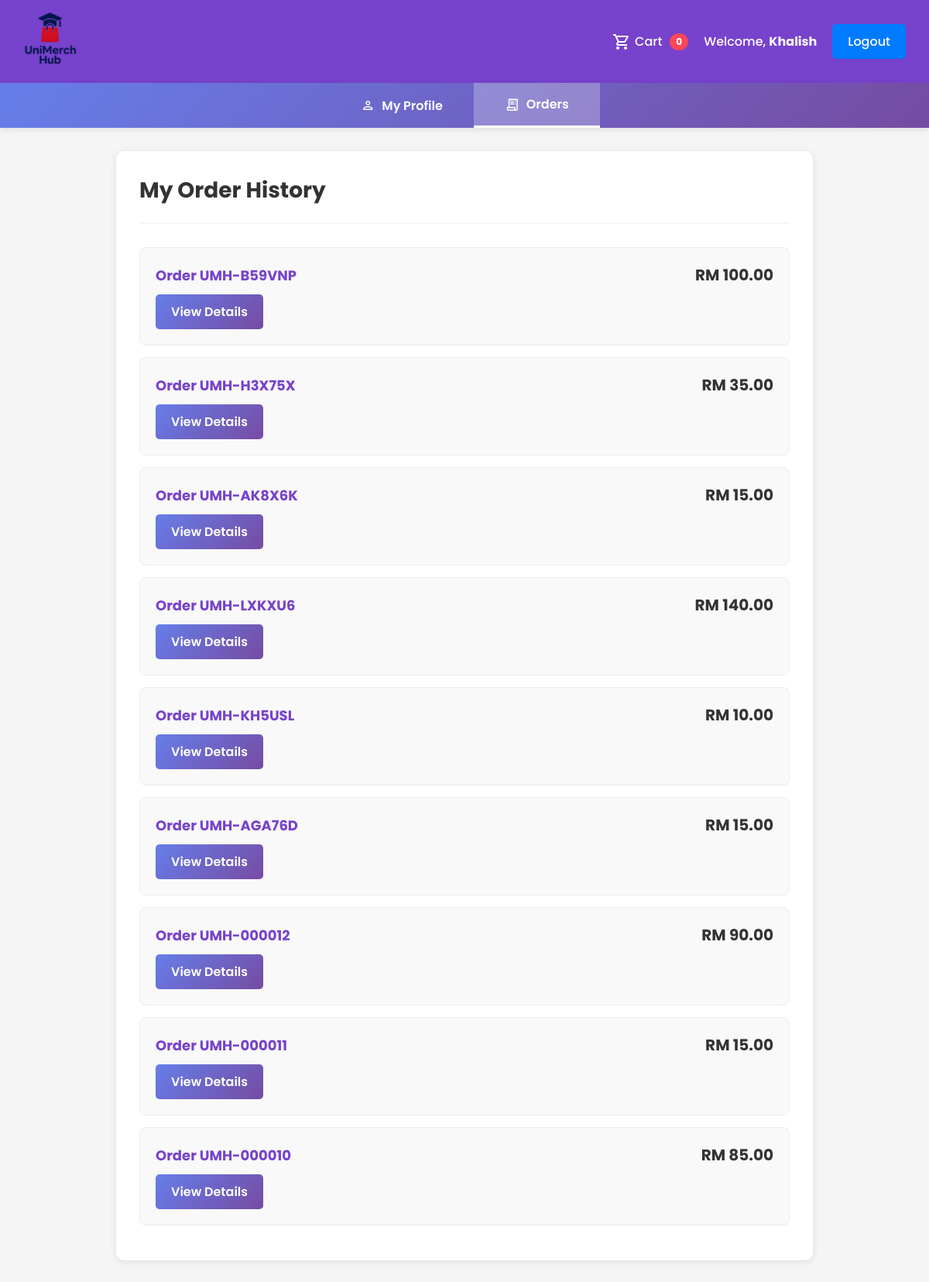
Page /orderhistory.php (signed in) on the committed database.
### tables this page shows
CREATE TABLE `orders` (
  `orderID` int(11) NOT NULL,
  `userID` int(11) NOT NULL,
  `totalAmount` decimal(10,2) NOT NULL,
  `orderDate` timestamp NOT NULL DEFAULT current_timestamp(),
  `fullName` varchar(200) NOT NULL DEFAULT '',
  `phone` varchar(50) NOT NULL DEFAULT '',
  `address` varchar(400) NOT NULL DEFAULT '',
  `paymentMethod` varchar(100) NOT NULL DEFAULT '',
  `orderNumber` varchar(20) DEFAULT NULL
);

### orderhistory.php (the view, shortened to what this page needs)
<?php
include 'includes/db.php';
$userID = $_SESSION['userID'];
$isLoggedIn = isset($_SESSION['email']) && isset($_SESSION['fullName']) && isset($_SESSION['userID']);
$userName = $isLoggedIn ? $_SESSION['fullName'] : '';
function pickFirst($row, $candidates) {
    foreach ($candidates as $c) {
        if (isset($row[$c])) return $row[$c];
    }
    return null;
}
$queries = [
    "SELECT *, COALESCE(orderNumber, CONCAT('UMH-', LPAD(orderID, 6, '0'))) as displayOrderNumber FROM orders WHERE userID = ? ORDER BY orderID DESC",
    "SELECT *, COALESCE(orderNumber, CONCAT('UMH-', LPAD(id, 6, '0'))) as displayOrderNumber FROM orders WHERE user_id = ? ORDER BY id DESC",
    "SELECT *, COALESCE(orderNumber, CONCAT('UMH-', LPAD(id, 6, '0'))) as displayOrderNumber FROM orders WHERE userid = ? ORDER BY id DESC",
    "SELECT *, COALESCE(orderNumber, CONCAT('UMH-', LPAD(orderID, 6, '0'))) as displayOrderNumber FROM orders WHERE userID = ? ORDER BY id DESC",
    "SELECT *, COALESCE(orderNumber, CONCAT('UMH-', LPAD(id, 6, '0'))) as displayOrderNumber FROM orders WHERE customer_id = ? ORDER BY id DESC"
];
$stmt = null;
foreach ($queries as $q) {
    $p = $conn->prepare($q);
    if ($p) {
        $stmt = $p;
        break;
    }
}
$stmt->bind_param('i', $userID);
$stmt->execute();
$res = $stmt->get_result();
?>
<!DOCTYPE html>
<html lang="en">
<head>
    <link rel="stylesheet" href="assets/css/style.css">
</head>
<body>
    <navbar>
        <a href="index.php"><img src="assets/images/logo.png" alt="Logo" class="logo"></a>
        <div id="authArea" class="nav-links">
            <a href="cart.php" style="display: flex; align-items: center; gap: 5px;">
                <span class="material-symbols-outlined">shopping_cart</span>
                Cart <span id="cartCount" class="cart-count-badge">0</span>
            </a>
            <?php if ($isLoggedIn): ?>
                <a href="profile.php"><span style="color: white;">
                    Welcome, <strong><?php echo htmlspecialchars($userName); ?></strong>
                </span></a>
                <a href="logout.php" class="login-btn">Logout</a>
            <?php else: ?>
                <a href="login.html" class="login-btn">Login/Register</a>
            <?php endif; ?>
        </div>
    </navbar>
    <navbar class="profile-nav">
        <a href="profile.php">
            <span class="material-symbols-outlined" style="font-size: 20px;">person</span>
            My Profile
        </a>
        <a href="orderhistory.php" class="active">
            <span class="material-symbols-outlined" style="font-size: 20px;">receipt_long</span>
            Orders
        </a>
    </navbar>
    <div class="container">
        <div class="order-history-container">
            <div class="page-header">
                <h1>My Order History</h1>
            </div>
            <?php if ($res && $res->num_rows > 0): ?>
                <ul class="order-list">
                    <?php while ($order = $res->fetch_assoc()):
                        $orderId = pickFirst($order, ['orderID','id','order_id','orderId']);
                        $orderNumber = $order['displayOrderNumber'] ?? $order['orderNumber'] ?? 'UMH-' . str_pad($orderId, 6, '0', STR_PAD_LEFT);
                        $total = pickFirst($order, ['totalAmount','total','total_amount','amount','grand_total','total_price','price']);
                        if ($total !== null) $totalFmt = 'RM ' . number_format((float)$total, 2);
                        else $totalFmt = 'Total unavailable';
                    ?>
                    <li class="order-item">
                        <div class="order-header">
                            <span class="order-id">Order <?php echo htmlspecialchars($orderNumber ?: 'N/A'); ?></span>
                            <span class="order-total"><?php echo htmlspecialchars($totalFmt); ?></span>
                        </div>
                        <a href="orderdetails.php?order=<?php echo urlencode($orderNumber); ?>" class="view-details-btn">
                            View Details
                        </a>
                    </li>
                    <?php endwhile; ?>
                </ul>
            <?php endif; ?>
        </div>
    </div>
</body>
</html>

### assets/css/style.css (style rules this page uses)
* { margin: 0; padding: 0; box-sizing: border-box; }
body { font-family: 'Poppins', Arial, sans-serif; background-color: #f5f5f5; }
navbar, .navbar { background-color: #7742cc; padding: 15px 30px; display: flex; justify-content: space-between; align-items: center; }
.nav-links { list-style: none; display: flex; gap: 30px; align-items: center; margin: 0; padding: 0; }
.nav-links a { color: white; text-decoration: none; font-size: 16px; font-weight: 500; transition: color 0.3s; display: flex; align-items: center; gap: 5px; }
.logo { color: white; font-size: 24px; font-weight: bold; }
.logo img, img.logo { width: 70px; height: 70px; object-fit: contain; }
.login-btn { background-color: #007bff; color: white; padding: 10px 20px; border: none; border-radius: 5px; cursor: pointer; font-size: 16px; }
.container { max-width: 1200px; margin: 30px auto; padding: 0 20px; }

### orderhistory.php (style rules this page uses)
.order-history-container { max-width: 900px; margin: 30px auto; background: white; padding: 30px; border-radius: 10px; box-shadow: 0 2px 10px rgba(0, 0, 0, 0.1); }
.page-header { border-bottom: 2px solid #f5f5f5; padding-bottom: 20px; margin-bottom: 30px; }
.page-header h1 { margin: 0; color: #333; font-size: 28px; font-weight: 700; }
.order-list { list-style: none; padding: 0; margin: 0; }
.order-item { background: #f9f9f9; border: 1px solid #eee; border-radius: 8px; padding: 20px; margin-bottom: 15px; transition: transform 0.2s, box-shadow 0.2s; }
.order-header { display: flex; justify-content: space-between; align-items: center; margin-bottom: 10px; }
.order-id { font-size: 18px; font-weight: 700; color: #7742cc; }
.order-total { font-size: 20px; font-weight: 700; color: #333; }
.view-details-btn { background: linear-gradient(135deg, #667eea 0%, #764ba2 100%); color: white; border: none; padding: 10px 20px; border-radius: 5px; font-weight: 600; cursor: pointer; text-decoration: none; display: inline-block; transition: opacity 0.2s; }
.cart-count-badge { background: #ff4757; color: white; padding: 2px 8px; border-radius: 50%; font-size: 12px; margin-left: 5px; font-weight: bold; }
.nav-links { display: flex; align-items: center; gap: 20px; }
.nav-links a { color: white; text-decoration: none; font-weight: 500; }
.profile-nav { background: linear-gradient(135deg, #667eea 0%, #764ba2 100%); padding: 0; display: flex; justify-content: center; gap: 0; box-shadow: 0 2px 8px rgba(0, 0, 0, 0.1); }
.profile-nav a { color: white; text-decoration: none; padding: 15px 40px; font-weight: 600; font-size: 16px; transition: all 0.3s; position: relative; display: flex; align-items: center; gap: 8px; }
.profile-nav a.active { background: rgba(255, 255, 255, 0.25); border-bottom: 3px solid white; }

### rows in the picture
orders: orderNumber "UMH-B59VNP", totalAmount "RM 100.00"
orders: orderNumber "UMH-H3X75X", totalAmount "RM 35.00"
orders: orderNumber "UMH-AK8X6K", totalAmount "RM 15.00"
orders: orderNumber "UMH-LXKXU6", totalAmount "RM 140.00"
orders: orderNumber "UMH-KH5USL", totalAmount "RM 10.00"
orders: orderNumber "UMH-AGA76D", totalAmount "RM 15.00"
orders: orderNumber "UMH-000012", totalAmount "RM 90.00"
orders: orderNumber "UMH-000011", totalAmount "RM 15.00"
orders: orderNumber "UMH-000010", totalAmount "RM 85.00"

### other values in the picture
$userName "Khalish"
